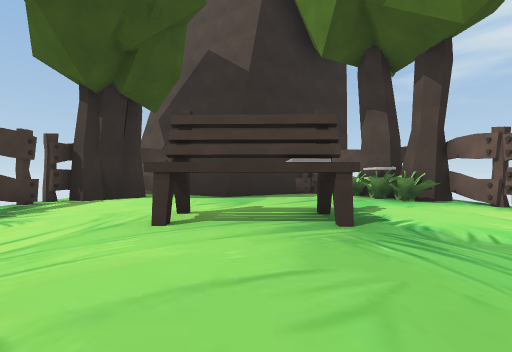
View 1 (above)

21 first-person views from a walk through a scene from a Unity 3-D project. The camera is 1.2 m above the floor, looks level and sees 90° across. The floor is counted in squares, 2 m on a side. Each view is taken from the middle of a square. On the plan, view 1 faces up. The plan holds only what a view shows up to about 9 squares ahead; the rest is blank. The place goes on beyond the plan. The player character is not drawn. Some animated figures are not drawn. Some surface patterns are stand-ins.

View 2
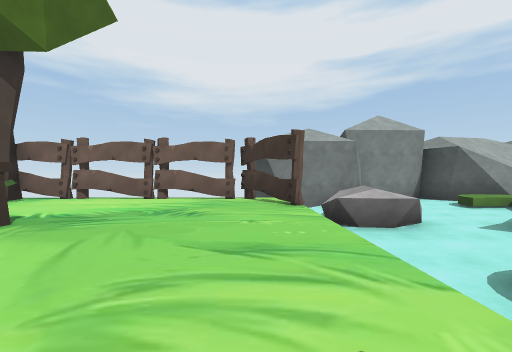

View 3
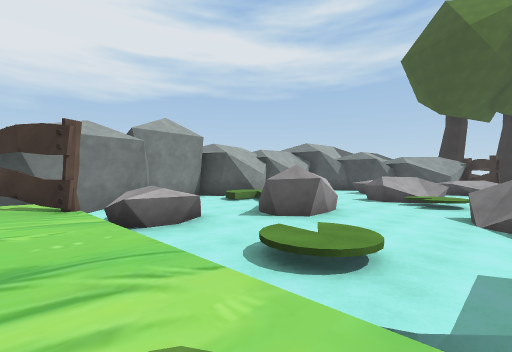

View 4
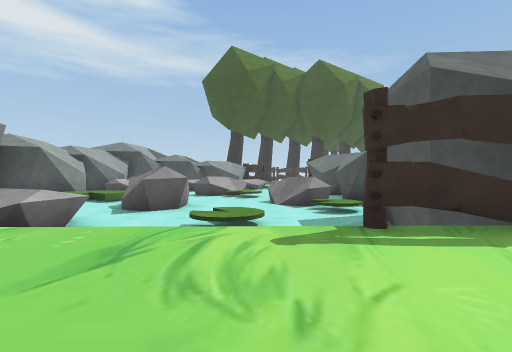

View 5
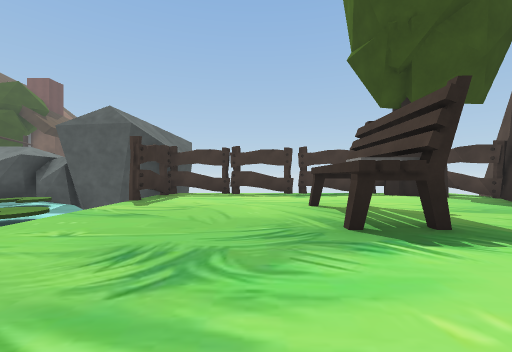

View 6
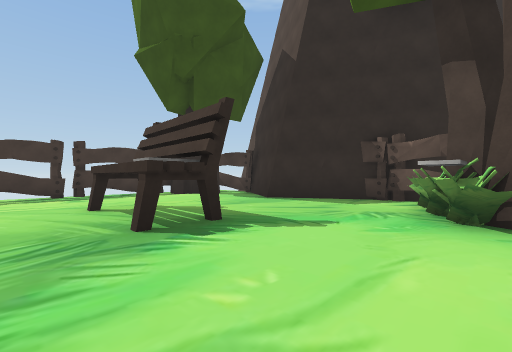

View 7
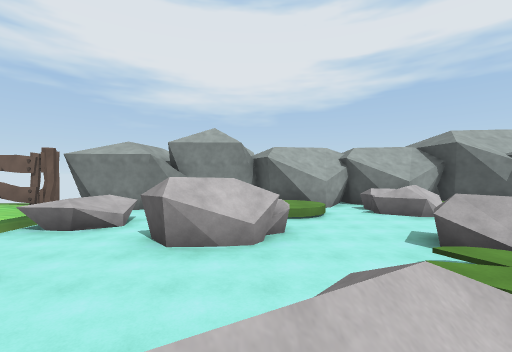

View 8
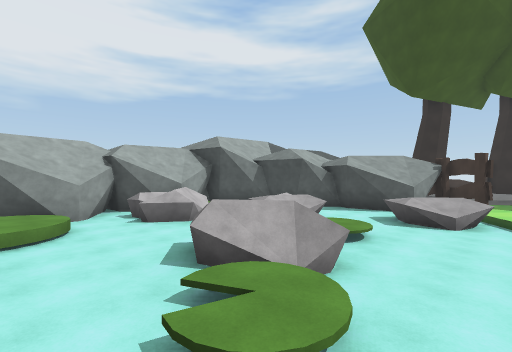

View 9
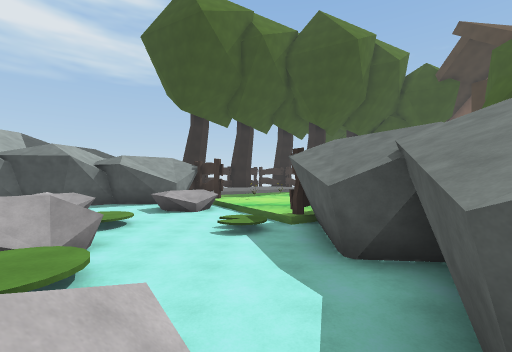

View 10
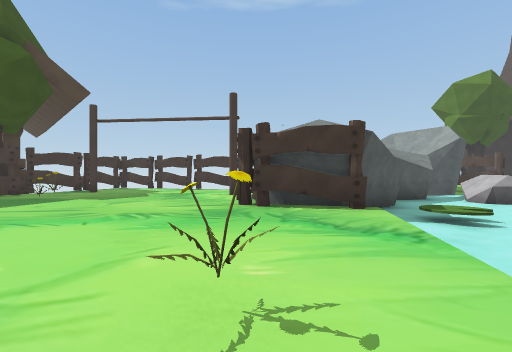

View 11
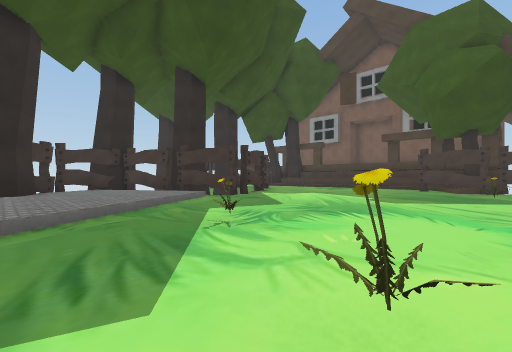

View 12
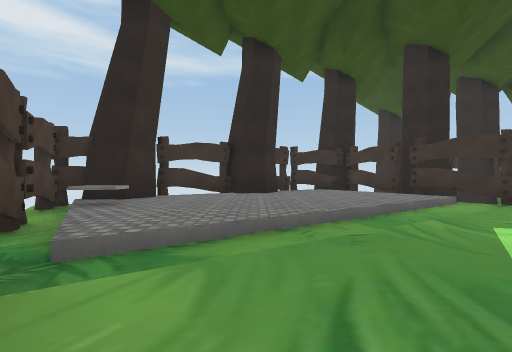

View 13
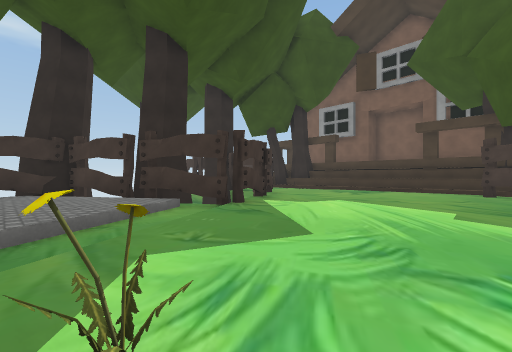

View 14
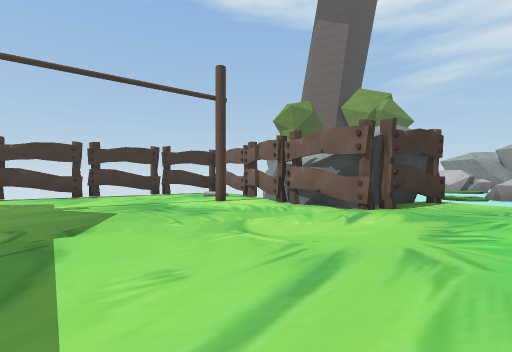

View 15
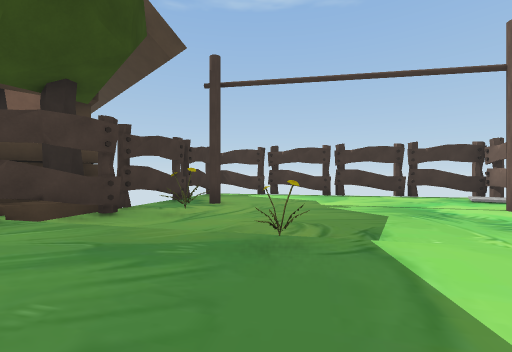

View 16
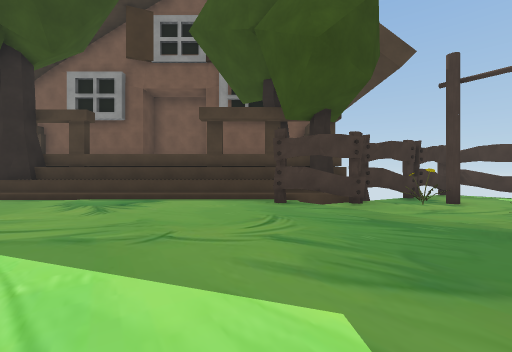

View 17
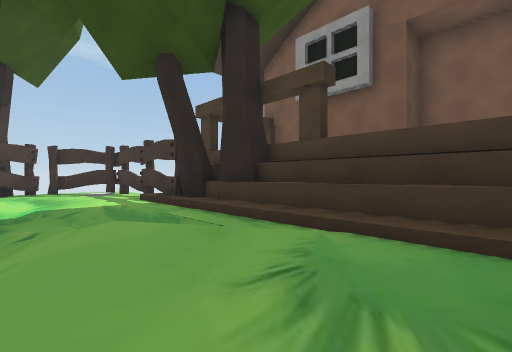

View 18
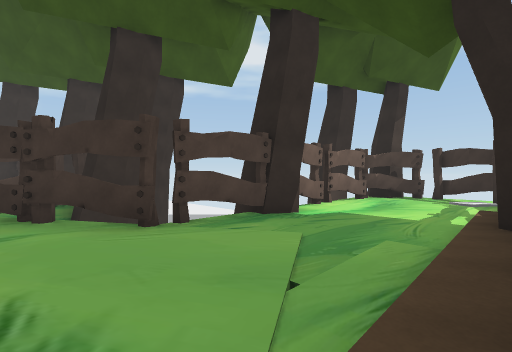

View 19
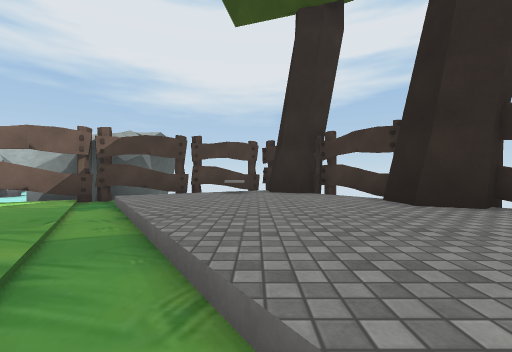

View 20
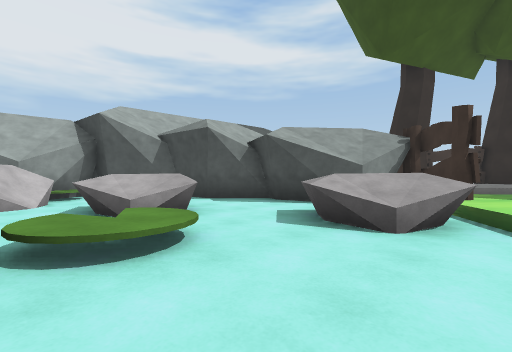

View 21
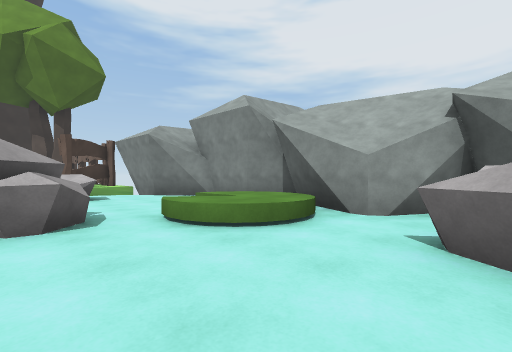

### Floor plan
Key: @ floor where view 1 was taken; # wall or solid block; x gap in a wall; . main floor; : floor 0.25 m higher than the main floor; - floor 0.25 m lower than the main floor; _ floor 0.5 m lower than the main floor; / step, stairs or slope; = window, fence, low wall or low ledge; ^ raised ledge; v drop or lower ground; O other object.
Columns run from 17 left of view 1 to 8 right of it. Each row starts with its distance up from view 1.
  9              ### ####
  8              #.###..O
  7             ##......O##
  6             x........O#
  5             #.........#
  4             #...###...#
  3             #.........#
  2             #.........#
  1             #.........#
  0             #....@...###
 -1             ###vv////###
 -2             ## v//_^^__#
 -3             ##__//__^__##
 -4             ##/____^____#
 -5             #_/#__##____##
 -6             #_//__^#__^__#
 -7             ##//_____^^###
 -8       ###   #___//____^##
 -9     ###-##  #___//#_____#
-10   ###----## ##___//__=####
-11  ##-----#-#  #//_//__=###
-12 ##--------####/__//^^_###
-13 #----------##./____^^   #
-14 ##-#------....._^^___
-15  ##-----......./^^___##
-16  ##-O--O......O./_####
-17  #:#-...........###
-18  #:#.............##
-19  #:..........O../###
-20  #:...........-/./#
-21  #:.........-//.../#
-22  #:........-/......#v
-23  #:.....###.......##
-24  #:....# v#......##
-25  #:-..#  ###...##
-26  #:---#  v #/.#v
-27  ##---#    v##
-28  ##---#
-29   #---x
-30   #---#
-31   #---#
-32   #---#
-33   ##-##

Where each view was taken, in squares from view 1:
view 1: 0 up, 0 right, facing up
view 2: 0 up, 2 left, facing right
view 3: 0 up, 2 left, facing down-right
view 4: 2 up, 1 left, facing down
view 5: 2 up, 4 right, facing left
view 6: 2 up, 4 right, facing up-left
view 7: 6 down, 3 left, facing right
view 8: 7 down, 2 left, facing down-right
view 9: 6 down, 3 left, facing down
view 10: 17 down, 2 left, facing up-left
view 11: 16 down, 2 left, facing down-left
view 12: 17 down, 2 left, facing down
view 13: 18 down, 4 left, facing down-left
view 14: 18 down, 8 left, facing up
view 15: 18 down, 9 left, facing up-left
view 16: 19 down, 8 left, facing left
view 17: 22 down, 12 left, facing down-left
view 18: 23 down, 15 left, facing down-right
view 19: 22 down, 6 left, facing right
view 20: 11 down, 2 left, facing down-right
view 21: 10 down, 2 right, facing up-right
